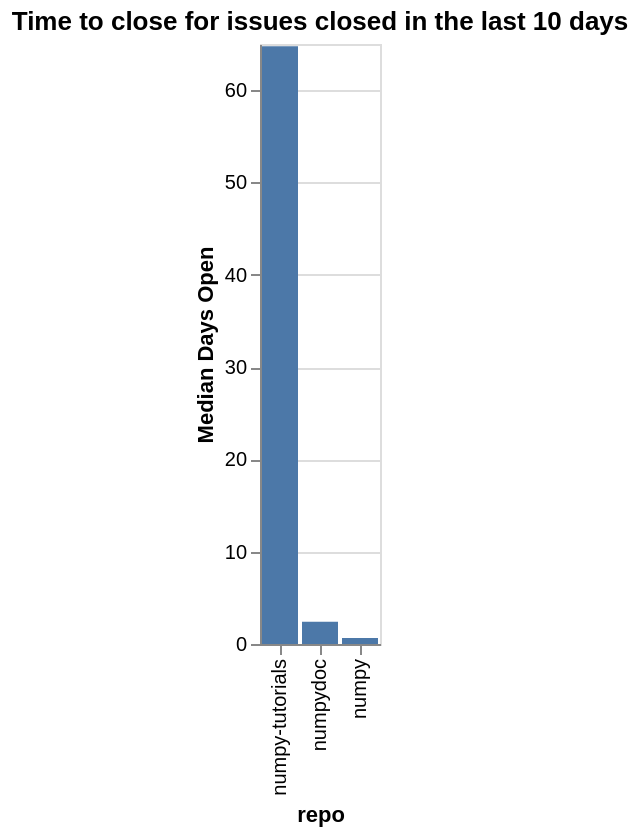

The specification (Vega-Lite) saved for this image:
### Vega-Lite specification from a JSON file in a GitHub repository (floating-point values rounded to 4 significant figures)
{"config": {"view": {"continuousWidth": 400, "continuousHeight": 300}}, "data": {"values": [{"org": "numpy", "repo": "numpy", "time_open": 0.6368, "org/repo": "numpy/numpy"}, {"org": "numpy", "repo": "numpy-tutorials", "time_open": 64.75, "org/repo": "numpy/numpy-tutorials"}, {"org": "numpy", "repo": "numpydoc", "time_open": 2.404, "org/repo": "numpy/numpydoc"}]}, "mark": "bar", "encoding": {"x": {"type": "nominal", "field": "repo", "sort": ["numpy-tutorials", "numpydoc", "numpy"]}, "y": {"type": "quantitative", "field": "time_open", "title": "Median Days Open"}}, "title": "Time to close for issues closed in the last 10 days", "$schema": "https://vega.github.io/schema/vega-lite/v5.json", "datasets": {"data-a8cdc013da4c3ac695b2bcdbe3fc4d38": [{"org": "numpy", "repo": "numpy", "time_open": 0.6368, "org/repo": "numpy/numpy"}, {"org": "numpy", "repo": "numpy-tutorials", "time_open": 64.75, "org/repo": "numpy/numpy-tutorials"}, {"org": "numpy", "repo": "numpydoc", "time_open": 2.404, "org/repo": "numpy/numpydoc"}]}}
